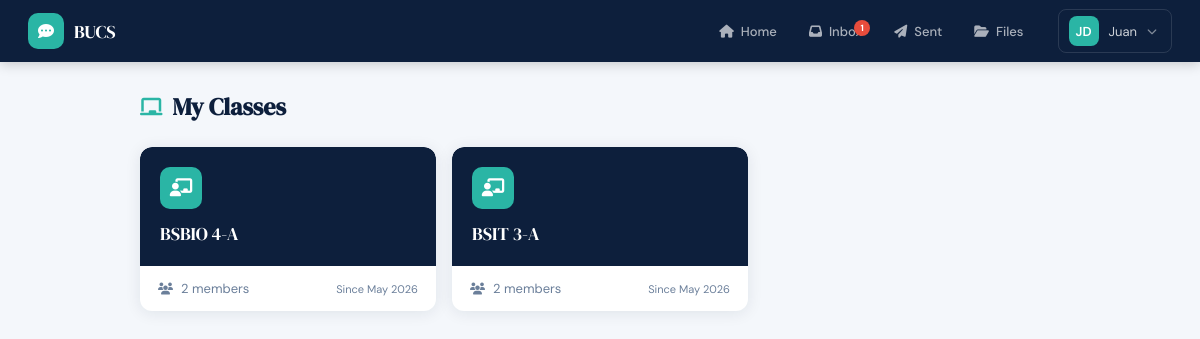
/user/classes.php (signed in), run on the app's committed database.
### tables this page shows
CREATE TABLE IF NOT EXISTS classes (
    class_id    INT AUTO_INCREMENT PRIMARY KEY,
    classname   VARCHAR(100) NOT NULL,
    created_at  DATETIME DEFAULT CURRENT_TIMESTAMP
);

### user/classes.php (the view, shortened to what this page needs)
<?php
include 'layout.php';
$db  = getDB();
$uid = $me['id_no'];
$classes = $db->query("
    SELECT c.*, COUNT(uc2.id_no) member_count
    FROM classes c
    JOIN user_classes uc ON c.class_id = uc.class_id AND uc.id_no='$uid'
    LEFT JOIN user_classes uc2 ON c.class_id = uc2.class_id
    GROUP BY c.class_id ORDER BY c.classname");
?>
<div class="page-wrap">
  <div class="page-head">
    <h1><i class="fa fa-chalkboard"></i> My Classes</h1>
  </div>
  <?php if ($classes->num_rows === 0): ?>
  <div class="card"><div class="empty"><i class="fa fa-chalkboard"></i><p>You are not enrolled in any class yet.</p></div></div>
  <?php else: ?>
  <div style="display:grid;grid-template-columns:repeat(auto-fill,minmax(240px,1fr));gap:16px;">
    <?php while($cl = $classes->fetch_assoc()): ?>
    <div class="card" style="border:none;">
      <div style="background:var(--navy);padding:20px;border-radius:12px 12px 0 0;">
        <div style="width:42px;height:42px;background:var(--teal);border-radius:10px;display:grid;place-items:center;margin-bottom:12px;">
          <i class="fa fa-chalkboard-user" style="color:#fff;font-size:18px"></i>
        </div>
        <div style="font-family:'DM Serif Display',serif;font-size:18px;color:#fff"><?= htmlspecialchars($cl['classname']) ?></div>
      </div>
      <div style="padding:14px 18px;display:flex;align-items:center;gap:8px;">
        <i class="fa fa-users" style="color:var(--muted);font-size:12px"></i>
        <span style="font-size:13px;color:var(--muted)"><?= $cl['member_count'] ?> member<?= $cl['member_count']!=1?'s':'' ?></span>
        <span style="margin-left:auto;font-size:11px;color:var(--muted)">Since <?= date('M Y', strtotime($cl['created_at'])) ?></span>
      </div>
    </div>
    <?php endwhile; ?>
  </div>
  <?php endif; ?>
</div>
</body></html>

### user/layout.php (style rules this page uses)
*,*::before,*::after { box-sizing:border-box;margin:0;padding:0 }
:root { --navy:#0d1f3c;--blue:#1a3a6b;--teal:#2ab5a5;--teal-dk:#1a9d8e; --teal-lt:#e1f5f3;--text:#0d1f3c;--muted:#6b7f9a; --border:#dde6f0;--bg:#f4f7fb;--white:#fff; --error:#e74c3c;--success:#27ae60;--warn:#f39c12; --nav-h:62px;--radius:12px; --shadow:0 2px 16px rgba(13,31,60,.09); --shadow-lg:0 6px 32px rgba(13,31,60,.14); }
html { font-size:14px; }
body { font-family:'DM Sans',sans-serif;background:var(--bg);color:var(--text);min-height:100vh; }
.page-wrap { max-width:960px;margin:0 auto;padding:28px 20px; }
.page-head { display:flex;align-items:center;justify-content:space-between; margin-bottom:24px;gap:12px;flex-wrap:wrap; }
.page-head h1 { font-family:'DM Serif Display',serif; font-size:24px;color:var(--navy); display:flex;align-items:center;gap:10px; }
.page-head h1 i { color:var(--teal);font-size:20px; }
.card { background:var(--white);border-radius:var(--radius); border:1px solid var(--border);box-shadow:var(--shadow);overflow:hidden; }

### data on the page
classes: classname "BSBIO 4-A", member_count "2", created_at "May 2026"
classes: classname "BSIT 3-A", member_count "2", created_at "May 2026"

### other printed values
$unread "1"
substr($me['fname'],0,1).substr($me['lname'],0,1) "JD"
$me['fname'] "Juan"
